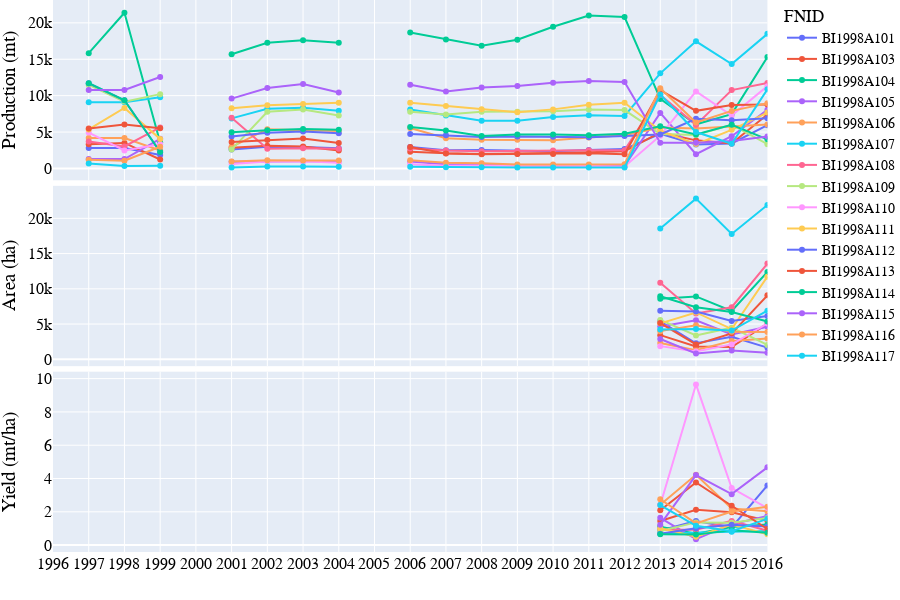
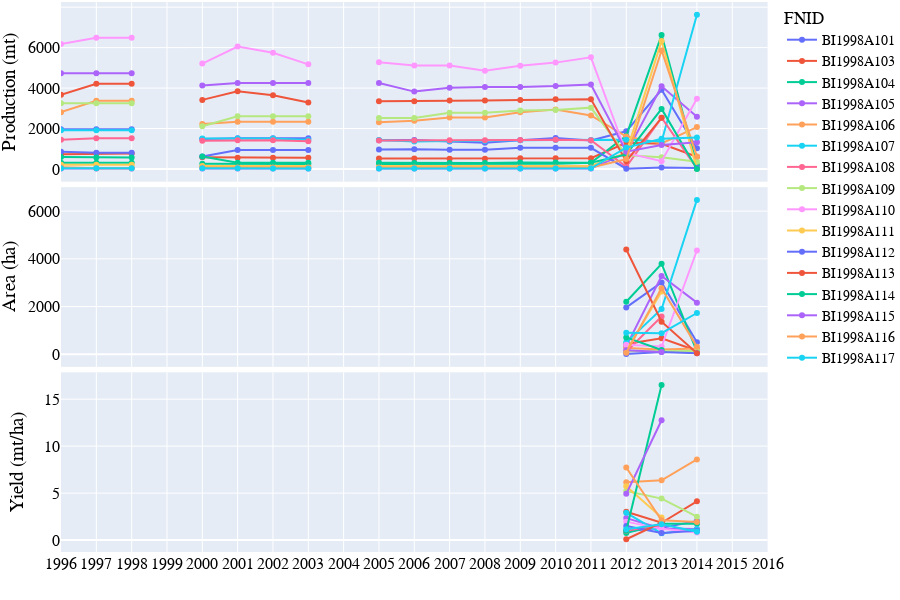
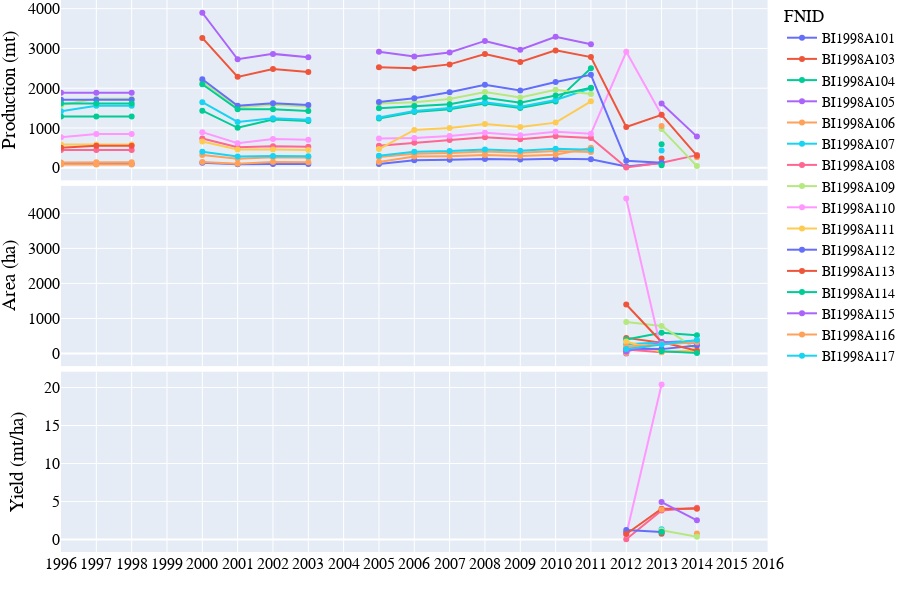
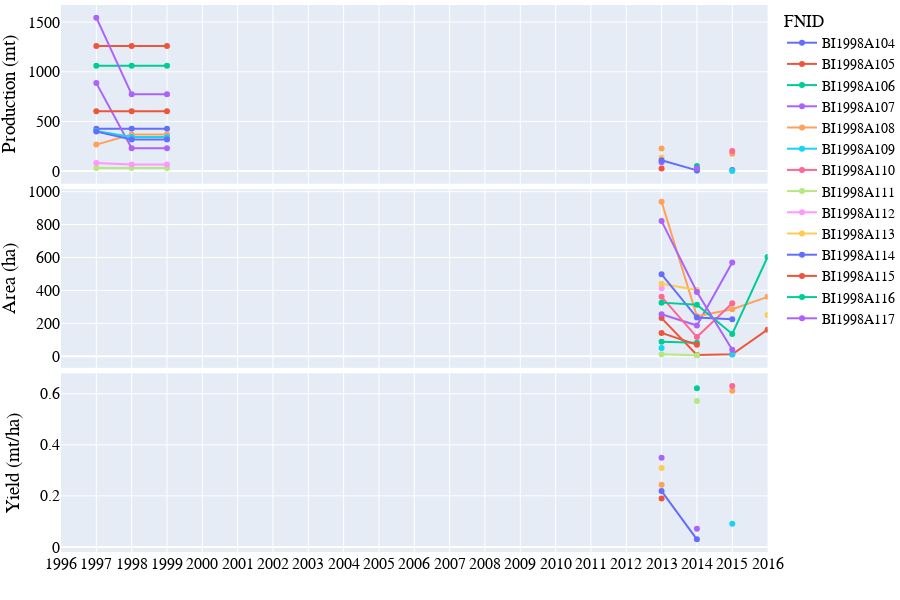

The cell these charts' notebook holds for them, in order:
### Code cell
# Lineplot of Production-Area-Yield time-series
country_iso, country_name = 'BI', 'Burundi'
df = pd.read_csv('../data/crop/adm_crop_production_%s.csv' % country_iso, index_col=0)
df['year'] = df['harvest_year']
year = [df['year'].min(), df['year'].max()]
product_season = [
    ['Maize', 'Season A'],
    ['Maize', 'Season B'],
    ['Maize', 'Season C'],
    ['Millet', 'Season A'],
    ['Millet', 'Season B'],
    ['Millet', 'Season C'],
    ['Rice', 'Season A'],
    ['Rice', 'Season B'],
    ['Rice', 'Season C'],
    ['Rice, not husked', 'Season A'],
    ['Rice, not husked', 'Season B'],
    ['Rice, not husked', 'Season C'],
    ['Sorghum', 'Season A'],
    ['Sorghum', 'Season B'],
    ['Sorghum', 'Season C'],
    ['Wheat', 'Season A'],
    ['Wheat', 'Season B'],
    ['Wheat', 'Season C'],
]
for product_name, season_name in product_season:
    footnote = 'Production-Area-Yield time-series of %s - %s - %s' % (country_iso, product_name, season_name)
    fn_save = '../figures/%s_line_pay_%s_%s.png' % (country_iso, product_name, season_name)
    sub = df[(df['product'] == product_name) & (df['season_name'] == season_name)]
    if len(sub['year'].unique()) < 1: continue
    fig = PlotLinePAY(sub, year, footnote)#, fn_save)
    fig.show()
